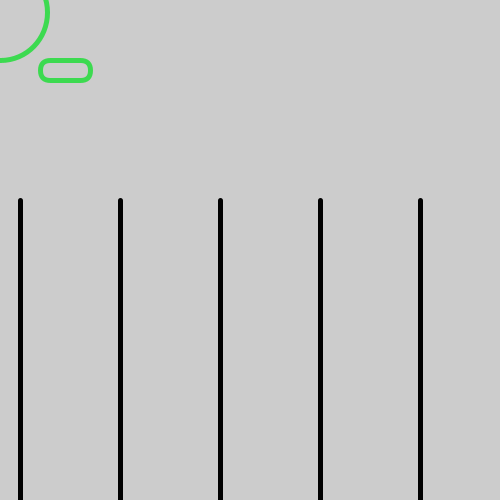
Frame 1 (no input)
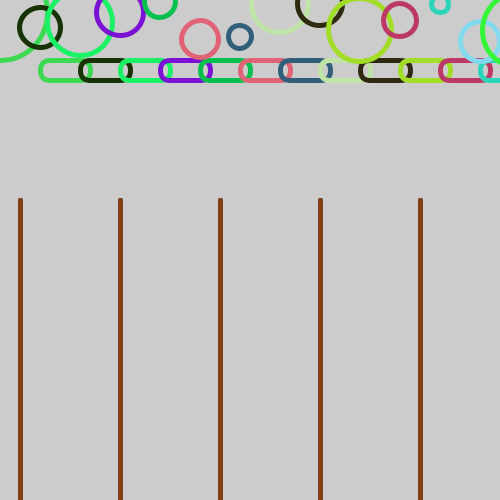
Frame 60 (the mouse pressed at the canvas centre just before this capture)
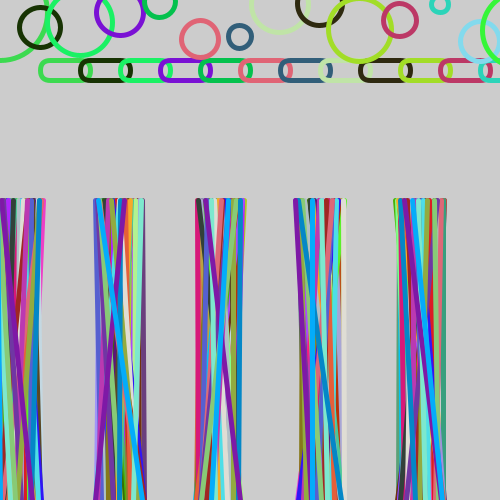
Frame 120 (the mouse held since frame 60 and released just before this capture)

The Processing sketch that drew these frames (run headless with seeded random() and noise(); from frame 60 on, the mouse is pressed at the canvas centre):

// Processing sketch: processing_96081
// ── processing_96081.pde

int radius = 50;
float x = 0;
float px = -radius;
float speed = 40;
int direction = 1;

void setup() {
  size(500, 500);
  smooth();
  noFill();
  strokeWeight(5);
  frameRate(5);
}

void draw() {
  for (int x = 20; x < width; x += 100) {
    float mx = mouseX / 10;
    float offsetA = random(-mx, mx);
    float offsetB = random(-mx, mx);
    line(x + offsetA, 200, x - offsetB, 500);
  }
  float px = random(100);
  float y = random(50);
  float d = random(10, 100);
  stroke(random(255), random(255), random(255));
  ellipse(x, y, d, d);
   x += speed;  
    if ((x > width-radius) || (x < radius)) {
    direction = -direction;
    }
    if (direction == 1) {
      rect(x, 60, radius, 20, 80);
    } else {
      rect(x, 60, radius, 20, 90);
    }
}
